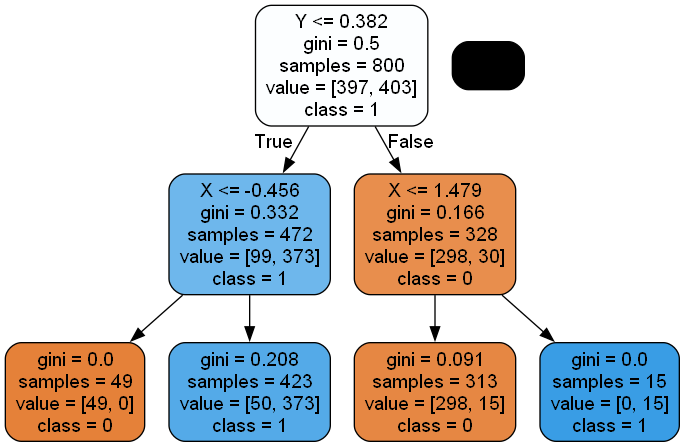
#> input picture tree.png, 685 x 447 px, found by its file name
$ python 'decisiontree copy.py'
#> lines starting #> are read from the running program, lines starting #| are printed output that depends on the picture
# -*- coding: utf-8 -*-
"""
Created on Wed Apr 11 19:12:56 2018

@author: sila
"""

from sklearn.datasets import make_moons
from sklearn.tree import DecisionTreeClassifier, export_graphviz
import matplotlib.pyplot as plt
from matplotlib.colors import ListedColormap
from sklearn.model_selection import train_test_split

import pydotplus
import matplotlib.image as mpimg
import io


X, y = make_moons(n_samples=1000, noise=0.1)

# plot the dataset
plt.figure()
colormap = ListedColormap(['#FF0000', '#00FF00', '#0000FF'])
plt.xlabel("X")
plt.ylabel("Y")
plt.scatter(X[:, 0], X[:, 1], c=y, cmap=colormap,edgecolor='black', s=20)

# split the dataset into training and test set
X_train, X_test, y_train, y_test = train_test_split(X, y, test_size=0.2, random_state=42)

# train the classifier and check the accuracy
tree = DecisionTreeClassifier(max_depth=2)
tree.fit(X_train, y_train)
acc= tree.score( X_test, y_test)
print("accuracy = "+str(acc))

# visualize the decision tree
dot_data = io.StringIO()
export_graphviz(tree,
                out_file=dot_data, # or put a filename here filename like "graph.dot", you then need to convert it into pgn
                feature_names=["X","Y"],
                class_names=["0","1"],
                rounded=True,
                filled=True)

filename = "tree.png"
pydotplus.graph_from_dot_data(dot_data.getvalue()).write_png(filename) # write the dot data to a pgn file
#> (this line was passed over: pydotplus is not available in this run)
img=mpimg.imread(filename) # read this pgn file
#> img is the input picture: shape (447, 685, 4) float32; mean R, G, B, A 0.823, 0.819, 0.815, 0.999

plt.figure(figsize=(8,8)) # setting the size to 10 x 10 inches of the figure.
imgplot = plt.imshow(img) # plot the image.
plt.show()
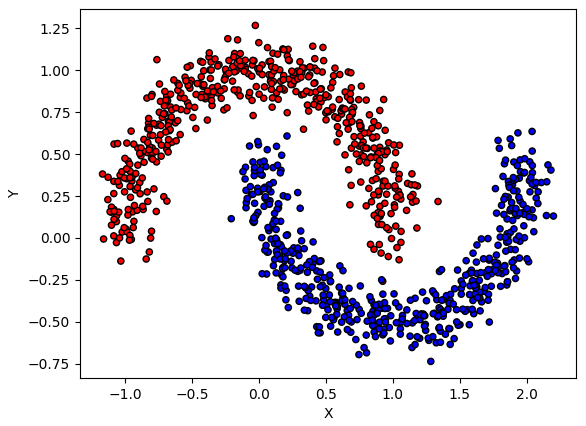
#> figure drawn by matplotlib, 1 panel
